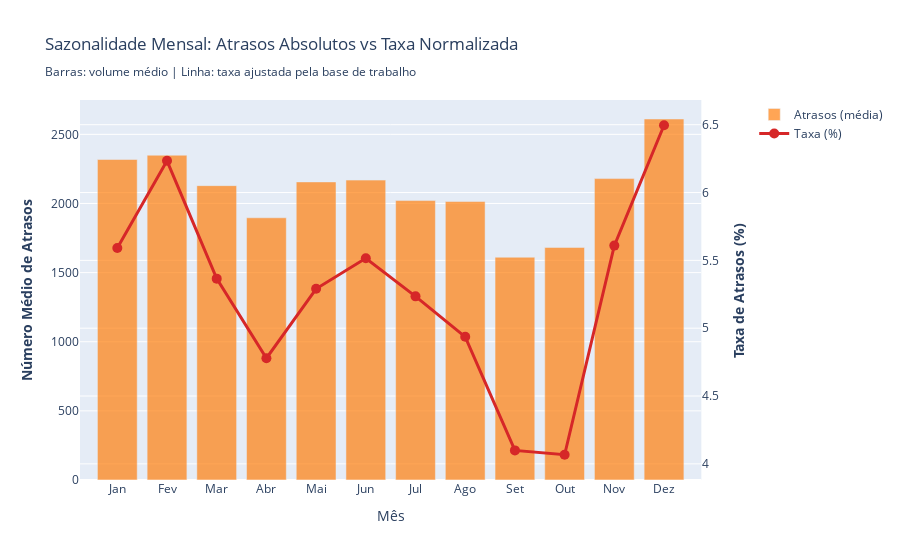
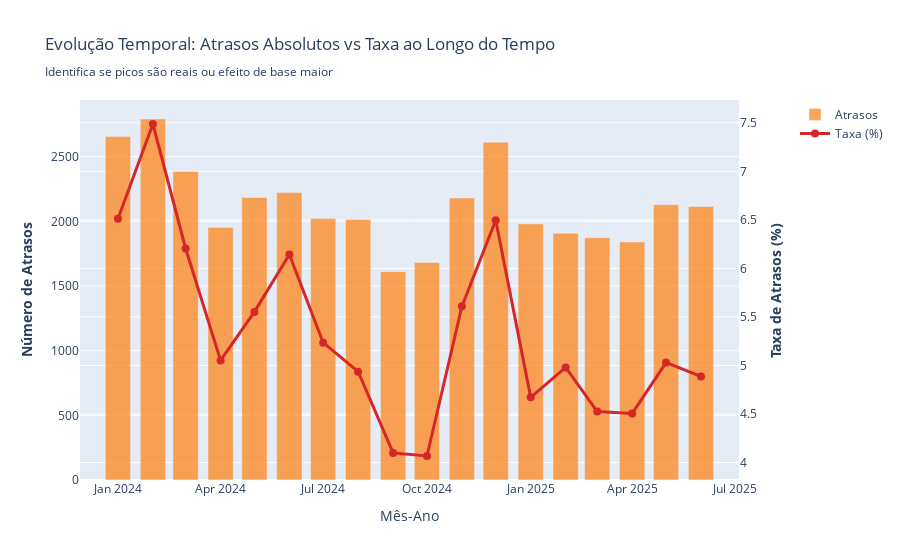
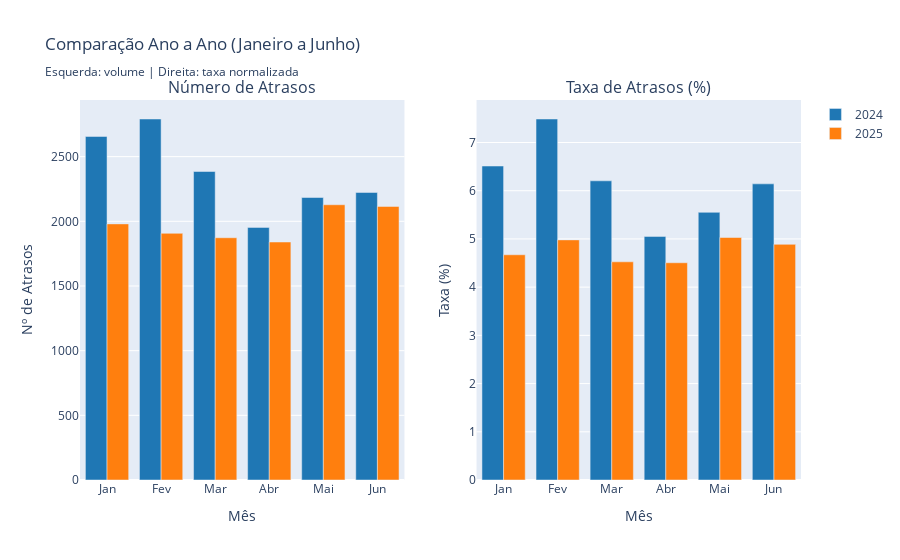

Notebook code cell kept with these figures, in order:
### Markdown cell above
### 4.5 Análise de Sazonalidade nos Atrasos

### Code cell
if len(df_atrasos_analise) > 0:
    
    # Adicionar features temporais
    df_atrasos_temp = df_atrasos_analise.copy()
    df_atrasos_temp['ano_mes'] = df_atrasos_temp['Data'].dt.to_period('M').astype(str)
    df_atrasos_temp['mes'] = df_atrasos_temp['Data'].dt.month
    df_atrasos_temp['ano'] = df_atrasos_temp['Data'].dt.year
    df_atrasos_temp['dia_semana'] = df_atrasos_temp['Data'].dt.day_name()
    
    # Preparar base de trabalho pago (denominador)
    df_trabalho_temp = df_base_absentismo[df_base_absentismo['Nivel 1'] == 'Trabalho Pago'].copy()
    df_trabalho_temp['ano_mes'] = df_trabalho_temp['Data'].dt.to_period('M').astype(str)
    df_trabalho_temp['mes'] = df_trabalho_temp['Data'].dt.month
    df_trabalho_temp['ano'] = df_trabalho_temp['Data'].dt.year
    
    # VIZ 1: Atrasos MÉDIOS por mês com taxa normalizada (duplo eixo)
    # Calcular atrasos e base por mês-ano
    atrasos_por_mes_ano = df_atrasos_temp.groupby(['ano', 'mes']).size().reset_index(name='num_atrasos')
    trabalho_por_mes_ano = df_trabalho_temp.groupby(['ano', 'mes']).size().reset_index(name='base_trabalho')
    
    # Merge para calcular taxa
    dados_mes_ano = atrasos_por_mes_ano.merge(trabalho_por_mes_ano, on=['ano', 'mes'], how='left')
    dados_mes_ano['taxa_atrasos'] = (dados_mes_ano['num_atrasos'] / dados_mes_ano['base_trabalho'] * 100).fillna(0)
    
    # Calcular MÉDIA por mês (considerando múltiplas ocorrências)
    atrasos_medio_por_mes = dados_mes_ano.groupby('mes')['num_atrasos'].mean().reindex(range(1, 13), fill_value=0)
    taxa_media_por_mes = dados_mes_ano.groupby('mes')['taxa_atrasos'].mean().reindex(range(1, 13), fill_value=0)
    
    meses_pt = ['Jan', 'Fev', 'Mar', 'Abr', 'Mai', 'Jun', 'Jul', 'Ago', 'Set', 'Out', 'Nov', 'Dez']
    
    # Gráfico com duplo eixo
    fig_saz1 = make_subplots(specs=[[{"secondary_y": True}]])
    
    # Barras: Número médio de atrasos
    fig_saz1.add_trace(
        go.Bar(
            x=meses_pt,
            y=atrasos_medio_por_mes.values,
            name='Atrasos (média)',
            marker_color='#ff7f0e',
            opacity=0.7
        ),
        secondary_y=False
    )
    
    # Linha: Taxa média de atrasos
    fig_saz1.add_trace(
        go.Scatter(
            x=meses_pt,
            y=taxa_media_por_mes.values,
            name='Taxa (%)',
            mode='lines+markers',
            line=dict(color='#d62728', width=3),
            marker=dict(size=10)
        ),
        secondary_y=True
    )
    
    fig_saz1.update_xaxes(title_text="Mês")
    fig_saz1.update_yaxes(title_text="<b>Número Médio de Atrasos</b>", secondary_y=False)
    fig_saz1.update_yaxes(title_text="<b>Taxa de Atrasos (%)</b>", secondary_y=True)
    
    fig_saz1.update_layout(
        title_text='Sazonalidade Mensal: Atrasos Absolutos vs Taxa Normalizada<br><sub>Barras: volume médio | Linha: taxa ajustada pela base de trabalho</sub>',
        height=500,
        hovermode='x unified'
    )
    
    fig_saz1.show()
    
    # VIZ 2: Evolução temporal com taxa (duplo eixo)
    atrasos_timeline = df_atrasos_temp.groupby('ano_mes').size().reset_index(name='num_atrasos')
    trabalho_timeline = df_trabalho_temp.groupby('ano_mes').size().reset_index(name='base_trabalho')
    
    dados_timeline = atrasos_timeline.merge(trabalho_timeline, on='ano_mes', how='left')
    dados_timeline['taxa_atrasos'] = (dados_timeline['num_atrasos'] / dados_timeline['base_trabalho'] * 100).fillna(0)
    
    fig_saz2 = make_subplots(specs=[[{"secondary_y": True}]])
    
    # Barras: Número de atrasos
    fig_saz2.add_trace(
        go.Bar(
            x=dados_timeline['ano_mes'],
            y=dados_timeline['num_atrasos'],
            name='Atrasos',
            marker_color='#ff7f0e',
            opacity=0.7
        ),
        secondary_y=False
    )
    
    # Linha: Taxa de atrasos
    fig_saz2.add_trace(
        go.Scatter(
            x=dados_timeline['ano_mes'],
            y=dados_timeline['taxa_atrasos'],
            name='Taxa (%)',
            mode='lines+markers',
            line=dict(color='#d62728', width=3),
            marker=dict(size=8)
        ),
        secondary_y=True
    )
    
    fig_saz2.update_xaxes(title_text="Mês-Ano")
    fig_saz2.update_yaxes(title_text="<b>Número de Atrasos</b>", secondary_y=False)
    fig_saz2.update_yaxes(title_text="<b>Taxa de Atrasos (%)</b>", secondary_y=True)
    
    fig_saz2.update_layout(
        title_text='Evolução Temporal: Atrasos Absolutos vs Taxa ao Longo do Tempo<br><sub>Identifica se picos são reais ou efeito de base maior</sub>',
        height=500,
        hovermode='x unified'
    )
    
    fig_saz2.show()
    
    # VIZ 3: Comparação Ano a Ano com taxa (apenas Jan-Jun)
    anos_disponiveis = sorted(dados_mes_ano['ano'].unique())
    
    if len(anos_disponiveis) >= 2:
        # Filtrar apenas meses 1-6 que existem em ambos os anos
        df_comparacao = dados_mes_ano[dados_mes_ano['mes'] <= 6].copy()
        
        fig_saz3 = make_subplots(
            rows=1, cols=2,
            subplot_titles=('Número de Atrasos', 'Taxa de Atrasos (%)'),
            specs=[[{"secondary_y": False}, {"secondary_y": False}]]
        )
        
        cores = ['#1f77b4', '#ff7f0e', '#2ca02c']
        
        # Subplot 1: Valores absolutos
        for i, ano in enumerate(anos_disponiveis):
            dados_ano = df_comparacao[df_comparacao['ano'] == ano]
            fig_saz3.add_trace(
                go.Bar(
                    x=[meses_pt[m-1] for m in dados_ano['mes']],
                    y=dados_ano['num_atrasos'],
                    name=str(ano),
                    marker_color=cores[i],
                    showlegend=True
                ),
                row=1, col=1
            )
        
        # Subplot 2: Taxas
        for i, ano in enumerate(anos_disponiveis):
            dados_ano = df_comparacao[df_comparacao['ano'] == ano]
            fig_saz3.add_trace(
                go.Bar(
                    x=[meses_pt[m-1] for m in dados_ano['mes']],
                    y=dados_ano['taxa_atrasos'],
                    name=str(ano),
                    marker_color=cores[i],
                    showlegend=False
                ),
                row=1, col=2
            )
        
        fig_saz3.update_xaxes(title_text="Mês", row=1, col=1)
        fig_saz3.update_xaxes(title_text="Mês", row=1, col=2)
        fig_saz3.update_yaxes(title_text="Nº de Atrasos", row=1, col=1)
        fig_saz3.update_yaxes(title_text="Taxa (%)", row=1, col=2)
        
        fig_saz3.update_layout(
            title_text='Comparação Ano a Ano (Janeiro a Junho)<br><sub>Esquerda: volume | Direita: taxa normalizada</sub>',
            height=500,
            barmode='group'
        )
        
        fig_saz3.show()
    
    # Análise estatística
    print('\nAnálise de Sazonalidade:')
    print(f'\nMeses com MAIOR taxa de atrasos (média):')
    top3_taxa = taxa_media_por_mes.nlargest(3)
    for mes, taxa in top3_taxa.items():
        atrasos = atrasos_medio_por_mes[mes]
        print(f'   {meses_pt[mes-1]:3s}: {taxa:.2f}% ({atrasos:.0f} atrasos em média)')
    
    print(f'\nMeses com MENOR taxa de atrasos (média):')
    bottom3_taxa = taxa_media_por_mes[taxa_media_por_mes > 0].nsmallest(3)
    for mes, taxa in bottom3_taxa.items():
        atrasos = atrasos_medio_por_mes[mes]
        print(f'   {meses_pt[mes-1]:3s}: {taxa:.2f}% ({atrasos:.0f} atrasos em média)')
    
    # Comparação entre anos (apenas Jan-Jun)
    if len(anos_disponiveis) >= 2:
        df_jan_jun = df_comparacao.copy()
        
        print(f'\nComparação entre anos (Jan-Jun):')
        for ano in anos_disponiveis:
            dados_ano = df_jan_jun[df_jan_jun['ano'] == ano]
            media_atrasos = dados_ano['num_atrasos'].mean()
            media_taxa = dados_ano['taxa_atrasos'].mean()
            print(f'   {ano}: {media_atrasos:.1f} atrasos/mês | Taxa média: {media_taxa:.2f}%')
        
        # Variação percentual
        if len(anos_disponiveis) == 2:
            ano1, ano2 = anos_disponiveis
            taxa_ano1 = df_jan_jun[df_jan_jun['ano'] == ano1]['taxa_atrasos'].mean()
            taxa_ano2 = df_jan_jun[df_jan_jun['ano'] == ano2]['taxa_atrasos'].mean()
            
            diff_pct = ((taxa_ano2 / taxa_ano1 - 1) * 100)
            
            if abs(diff_pct) < 5:
                print(f'   Tendência: Estável (variação de {diff_pct:+.1f}%)')
            elif diff_pct > 0:
                print(f'   Tendência: Aumento de {diff_pct:+.1f}% em {ano2} vs {ano1}')
            else:
                print(f'   Tendência: Redução de {abs(diff_pct):.1f}% em {ano2} vs {ano1}')
    
    print('\n✓ Análise de sazonalidade concluída')

### Figure 1 — Plotly figure (JSON) as saved in the notebook; plotly's stock layout.template omitted (floating-point values rounded to 4 significant figures)
{"data": [{"marker": {"color": "#ff7f0e"}, "name": "Atrasos (média)", "opacity": 0.7, "type": "bar", "x": ["Jan", "Fev", "Mar", "Abr", "Mai", "Jun", "Jul", "Ago", "Set", "Out", "Nov", "Dez"], "xaxis": "x", "y": [2318, 2349, 2129, 1896.0, 2156, 2169, 2021, 2014, 1611, 1682, 2180, 2611], "yaxis": "y"}, {"line": {"color": "#d62728", "width": 3}, "marker": {"size": 10}, "mode": "lines+markers", "name": "Taxa (%)", "type": "scatter", "x": ["Jan", "Fev", "Mar", "Abr", "Mai", "Jun", "Jul", "Ago", "Set", "Out", "Nov", "Dez"], "xaxis": "x", "y": [5.592, 6.234, 5.365, 4.779, 5.291, 5.515, 5.235, 4.936, 4.099, 4.067, 5.609, 6.496], "yaxis": "y2"}], "layout": {"autosize": true, "hovermode": "x unified", "title": {"text": "Sazonalidade Mensal: Atrasos Absolutos vs Taxa Normalizada<br><sub>Barras: volume médio | Linha: taxa ajustada pela base de trabalho</sub>"}, "xaxis": {"anchor": "y", "autorange": true, "domain": [0, 0.94], "range": [-0.7215, 11.72], "title": {"text": "Mês"}, "type": "category"}, "yaxis": {"anchor": "x", "autorange": true, "domain": [0, 1], "range": [0, 2748.0], "title": {"text": "<b>Número Médio de Atrasos</b>"}, "type": "linear"}, "yaxis2": {"anchor": "x", "autorange": true, "overlaying": "y", "range": [3.871, 6.692], "side": "right", "title": {"text": "<b>Taxa de Atrasos (%)</b>"}, "type": "linear"}}}

### Figure 2 — Plotly figure (JSON) as saved in the notebook; plotly's stock layout.template omitted (floating-point values rounded to 4 significant figures)
{"data": [{"marker": {"color": "#ff7f0e"}, "name": "Atrasos", "opacity": 0.7, "type": "bar", "x": ["2024-01", "2024-02", "2024-03", "2024-04", "2024-05", "2024-06", "2024-07", "2024-08", "2024-09", "2024-10", "2024-11", "2024-12", "2025-01", "2025-02", "2025-03", "2025-04", "2025-05", "2025-06"], "xaxis": "x", "y": [2656, 2791, 2385, 1953, 2184, 2223, 2021, 2014, 1611, 1682, 2180, 2611, 1980, 1907, 1873, 1840, 2128, 2115], "yaxis": "y"}, {"line": {"color": "#d62728", "width": 3}, "marker": {"size": 8}, "mode": "lines+markers", "name": "Taxa (%)", "type": "scatter", "x": ["2024-01", "2024-02", "2024-03", "2024-04", "2024-05", "2024-06", "2024-07", "2024-08", "2024-09", "2024-10", "2024-11", "2024-12", "2025-01", "2025-02", "2025-03", "2025-04", "2025-05", "2025-06"], "xaxis": "x", "y": [6.512, 7.488, 6.205, 5.052, 5.552, 6.143, 5.235, 4.936, 4.099, 4.067, 5.609, 6.496, 4.671, 4.98, 4.525, 4.506, 5.03, 4.887], "yaxis": "y2"}], "layout": {"autosize": true, "hovermode": "x unified", "title": {"text": "Evolução Temporal: Atrasos Absolutos vs Taxa ao Longo do Tempo<br><sub>Identifica se picos são reais ou efeito de base maior</sub>"}, "xaxis": {"anchor": "y", "autorange": true, "domain": [0, 0.94], "range": ["2023-11-29 08:09:37.0234", "2025-07-03 15:50:22.9766"], "title": {"text": "Mês-Ano"}, "type": "date"}, "yaxis": {"anchor": "x", "autorange": true, "domain": [0, 1], "range": [0, 2938.0], "title": {"text": "<b>Número de Atrasos</b>"}, "type": "linear"}, "yaxis2": {"anchor": "x", "autorange": true, "overlaying": "y", "range": [3.809, 7.746], "side": "right", "title": {"text": "<b>Taxa de Atrasos (%)</b>"}, "type": "linear"}}}

### Figure 3 — Plotly figure (JSON) as saved in the notebook; plotly's stock layout.template omitted (floating-point values rounded to 4 significant figures)
{"data": [{"marker": {"color": "#1f77b4"}, "name": "2024", "showlegend": true, "type": "bar", "x": ["Jan", "Fev", "Mar", "Abr", "Mai", "Jun"], "xaxis": "x", "y": [2656, 2791, 2385, 1953, 2184, 2223], "yaxis": "y"}, {"marker": {"color": "#ff7f0e"}, "name": "2025", "showlegend": true, "type": "bar", "x": ["Jan", "Fev", "Mar", "Abr", "Mai", "Jun"], "xaxis": "x", "y": [1980, 1907, 1873, 1840, 2128, 2115], "yaxis": "y"}, {"marker": {"color": "#1f77b4"}, "name": "2024", "showlegend": false, "type": "bar", "x": ["Jan", "Fev", "Mar", "Abr", "Mai", "Jun"], "xaxis": "x2", "y": [6.512, 7.488, 6.205, 5.052, 5.552, 6.143], "yaxis": "y2"}, {"marker": {"color": "#ff7f0e"}, "name": "2025", "showlegend": false, "type": "bar", "x": ["Jan", "Fev", "Mar", "Abr", "Mai", "Jun"], "xaxis": "x2", "y": [4.671, 4.98, 4.525, 4.506, 5.03, 4.887], "yaxis": "y2"}], "layout": {"annotations": [{"font": {"size": 16}, "showarrow": false, "text": "Número de Atrasos", "x": 0.225, "xanchor": "center", "xref": "paper", "y": 1, "yanchor": "bottom", "yref": "paper"}, {"font": {"size": 16}, "showarrow": false, "text": "Taxa de Atrasos (%)", "x": 0.775, "xanchor": "center", "xref": "paper", "y": 1, "yanchor": "bottom", "yref": "paper"}], "autosize": true, "barmode": "group", "title": {"text": "Comparação Ano a Ano (Janeiro a Junho)<br><sub>Esquerda: volume | Direita: taxa normalizada</sub>"}, "xaxis": {"anchor": "y", "autorange": true, "domain": [0, 0.45], "range": [-0.5, 5.5], "title": {"text": "Mês"}, "type": "category"}, "xaxis2": {"anchor": "y2", "autorange": true, "domain": [0.55, 1], "range": [-0.5, 5.5], "title": {"text": "Mês"}, "type": "category"}, "yaxis": {"anchor": "x", "autorange": true, "domain": [0, 1], "range": [0, 2938.0], "title": {"text": "Nº de Atrasos"}, "type": "linear"}, "yaxis2": {"anchor": "x2", "autorange": true, "domain": [0, 1], "range": [0, 7.882], "title": {"text": "Taxa (%)"}, "type": "linear"}}}
